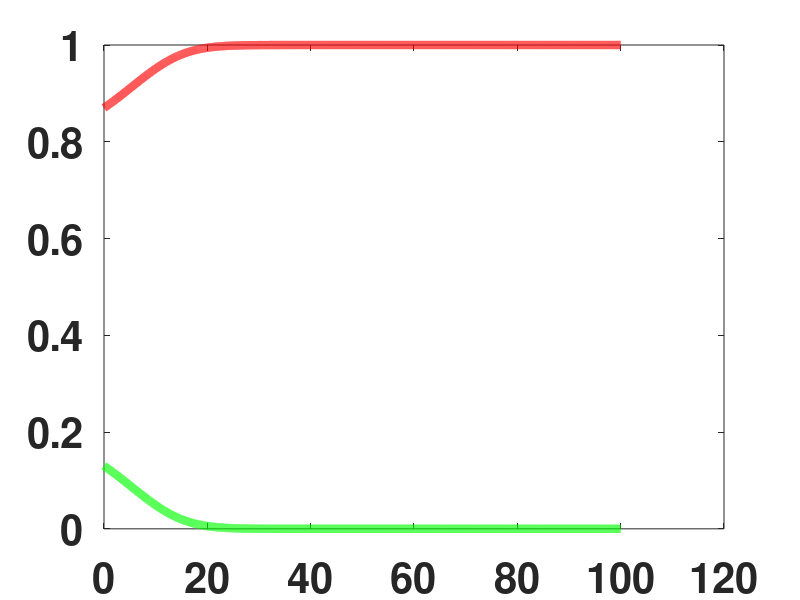

MATLAB code to generate this figure:
% A program to solve ODE model for Language survival
% This uses Forward Euler
% D.M. Abrams, S.H. Strogatz 
% ``Modelling the dynamics of language death''
% Nature 424 pp. 900 (2013)
% http://dx.doi.org/10.1088/1367-2630/13/3/033007

% The program should run in Octave https://www.gnu.org/software/octave/
% or Matlab http://se.mathworks.com/products/matlab/?requestedDomain=www.mathworks.com
% Reproduce results from Figure 5
clear all; format compact; format short;
set(0,'defaultaxesfontsize',30,'defaultaxeslinewidth',.7,...
    'defaultlinelinewidth',6,'defaultpatchlinewidth',3.7,...
    'defaultaxesfontweight','bold')

fig="c";

dt=0.01; % timestep
Nt=10^4; % number of timesteps
a=1.31;  % model parameter
T(1)=0;  % array of times solution is approximated at
c=1;     % time scaling constant

switch fig
 case{"a"}
   s=0.33; X(1)=0.84; Y(1)=1-X(1);
 case{"b"}
   s=0.26; X(1)=0.68; Y(1)=1-X(1);
 case{"c"}
   s=0.40; X(1)=0.87; Y(1)=1-X(1);
 case{"d"}
   s=0.43; X(1)=0.5; Y(1)=1-X(1);
 otherwise
 display("invalid value");
endswitch

for n = 2:Nt+1
 Pyx=c*s*(X(n-1))^a;
 Pxy=c*(1-s)*(1-X(n-1))^a;
 X(n)=X(n-1)+dt*(Y(n-1)*Pyx-X(n-1)*Pxy);
 Y(n)=1-X(n);
 T(n)=T(n-1)+dt;
end
figure(1); clf; plot(T,X,'r-',T,Y,'g-');
